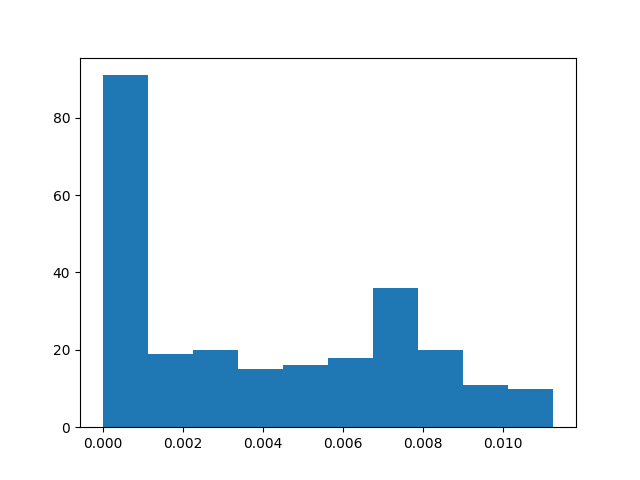
#> input picture histograma/hisograma_normalizado.png, 640 x 480 px
$ python equalizar2.py hisograma_normalizado.png
#> lines starting #> are read from the running program, lines starting #| are printed output that depends on the picture
from PIL import Image
import numpy as np
import matplotlib.pyplot as plt
import sys

# Função para normalizar o histograma
def normalizarHistograma(image):
    image_array = np.array(image)
    n_pixels = image_array.shape[0] * image_array.shape[1]
    histograma = np.zeros(256, dtype=np.float32)

    for k in np.nditer(image_array):
        histograma[k] += 1

    # Normalizando o histograma
    histograma /= n_pixels
    return histograma

# Função para calcular probabilidades acumuladas
def probabilidaes_acumuladas(histogramaNormalizado):
    probabilidades_acumuladas = np.zeros(256, dtype=np.float32)
    probabilidades_acumuladas[0] = histogramaNormalizado[0]

    for i in range(1, len(histogramaNormalizado)):
        probabilidades_acumuladas[i] = histogramaNormalizado[i] + probabilidades_acumuladas[i - 1]

    return probabilidades_acumuladas

# Plotando o histograma normalizado
def plot_histograma(histograma, title):
    plt.figure()
    plt.bar(range(256), histograma, width=1)
    plt.title(title)
    plt.xlabel('Intensidade')
    plt.ylabel('Frequência')
    plt.show()

# Função principal
if __name__ == "__main__":
    # Carregar a imagem
    imagem = Image.open(sys.argv[1])
#> imagem is the input picture: PIL image 640x480 RGBA; mean R, G, B, A 220.2, 232.9, 241.7, 255
    imagem.show()

    # Normalizar histograma da imagem original
    histograma_normalizado = normalizarHistograma(imagem)
#> after the loop in normalizarHistograma, `for k in np.nditer(image_array):`: histograma = 256 values, max 1075599 at index 255, min 0 at index 9, mean 4800
#> in normalizarHistograma, `histograma /= n_pixels`: histograma = 256 values, max 3.5 at index 255, min 0 at index 9, mean 0.0156
#> histograma_normalizado has the same summary as histograma in normalizarHistograma

    # Plotar o histograma normalizado da imagem original
    plot_histograma(histograma_normalizado, 'Histograma Normalizado da Imagem Original')
#> in plot_histograma, `plt.show()`:
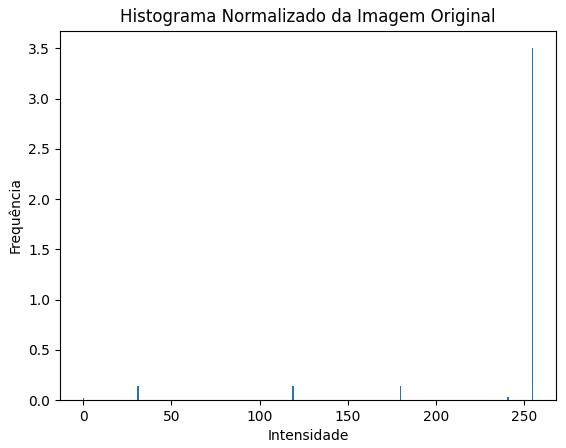
#> figure drawn by matplotlib, 1 panel; tallest bar 3.5 high, from x = 254.5 to 255.5

    # Calcular as probabilidades acumuladas
    probabilidades = probabilidaes_acumuladas(histograma_normalizado)
#> after the loop in probabilidaes_acumuladas, `for i in range(1, len(histogramaNormalizado)):`: probabilidades_acumuladas = 256 values from 0.0183 to 4
#> probabilidades = 256 values from 0.0183 to 4

    # Criar a lookup table para equalização
    lookup = [round(x * (256 - 1)) for x in probabilidades]
#> lookup = 256 values from 5 to 1020

    # Aplicar a equalização na imagem
#> (the run stopped early here; a loop or call above may not have finished)
